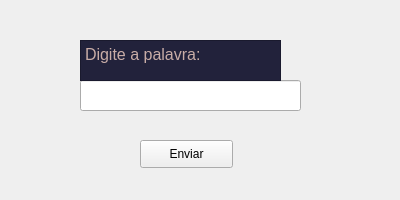
<?xml version="1.0" encoding="UTF-8"?>
<ui version="4.0">
 <class>Form</class>
 <widget class="QWidget" name="Form">
  <property name="geometry">
   <rect>
    <x>0</x>
    <y>0</y>
    <width>400</width>
    <height>200</height>
   </rect>
  </property>
  <property name="windowTitle">
   <string>Form</string>
  </property>
  <widget class="QLabel" name="label">
   <property name="geometry">
    <rect>
     <x>0</x>
     <y>-10</y>
     <width>401</width>
     <height>211</height>
    </rect>
   </property>
   <property name="text">
    <string/>
   </property>
   <property name="pixmap">
    <pixmap>../../../../../Downloads/papel timbrado folha A4 marrom preto e branco.png</pixmap>
   </property>
   <property name="scaledContents">
    <bool>true</bool>
   </property>
  </widget>
  <widget class="QLineEdit" name="lineEdit">
   <property name="geometry">
    <rect>
     <x>80</x>
     <y>80</y>
     <width>221</width>
     <height>31</height>
    </rect>
   </property>
  </widget>
  <widget class="QTextBrowser" name="textBrowser">
   <property name="geometry">
    <rect>
     <x>80</x>
     <y>40</y>
     <width>201</width>
     <height>41</height>
    </rect>
   </property>
   <property name="palette">
    <palette>
     <active>
      <colorrole role="WindowText">
       <brush brushstyle="SolidPattern">
        <color alpha="255">
         <red>33</red>
         <green>33</green>
         <blue>58</blue>
        </color>
       </brush>
      </colorrole>
      <colorrole role="Button">
       <brush brushstyle="SolidPattern">
        <color alpha="255">
         <red>74</red>
         <green>78</green>
         <blue>105</blue>
        </color>
       </brush>
      </colorrole>
      <colorrole role="Light">
       <brush brushstyle="SolidPattern">
        <color alpha="255">
         <red>201</red>
         <green>173</green>
         <blue>167</blue>
        </color>
       </brush>
      </colorrole>
      <colorrole role="Midlight">
       <brush brushstyle="SolidPattern">
        <color alpha="255">
         <red>199</red>
         <green>172</green>
         <blue>166</blue>
        </color>
       </brush>
      </colorrole>
      <colorrole role="Dark">
       <brush brushstyle="SolidPattern">
        <color alpha="255">
         <red>74</red>
         <green>78</green>
         <blue>105</blue>
        </color>
       </brush>
      </colorrole>
      <colorrole role="Mid">
       <brush brushstyle="SolidPattern">
        <color alpha="255">
         <red>74</red>
         <green>78</green>
         <blue>105</blue>
        </color>
       </brush>
      </colorrole>
      <colorrole role="Text">
       <brush brushstyle="SolidPattern">
        <color alpha="255">
         <red>201</red>
         <green>173</green>
         <blue>167</blue>
        </color>
       </brush>
      </colorrole>
      <colorrole role="BrightText">
       <brush brushstyle="SolidPattern">
        <color alpha="255">
         <red>242</red>
         <green>233</green>
         <blue>228</blue>
        </color>
       </brush>
      </colorrole>
      <colorrole role="ButtonText">
       <brush brushstyle="SolidPattern">
        <color alpha="255">
         <red>242</red>
         <green>233</green>
         <blue>228</blue>
        </color>
       </brush>
      </colorrole>
      <colorrole role="Base">
       <brush brushstyle="SolidPattern">
        <color alpha="255">
         <red>34</red>
         <green>34</green>
         <blue>59</blue>
        </color>
       </brush>
      </colorrole>
      <colorrole role="Window">
       <brush brushstyle="SolidPattern">
        <color alpha="255">
         <red>34</red>
         <green>34</green>
         <blue>59</blue>
        </color>
       </brush>
      </colorrole>
      <colorrole role="Shadow">
       <brush brushstyle="SolidPattern">
        <color alpha="255">
         <red>34</red>
         <green>34</green>
         <blue>59</blue>
        </color>
       </brush>
      </colorrole>
      <colorrole role="Highlight">
       <brush brushstyle="SolidPattern">
        <color alpha="255">
         <red>62</red>
         <green>65</green>
         <blue>88</blue>
        </color>
       </brush>
      </colorrole>
      <colorrole role="HighlightedText">
       <brush brushstyle="SolidPattern">
        <color alpha="255">
         <red>168</red>
         <green>145</green>
         <blue>140</blue>
        </color>
       </brush>
      </colorrole>
      <colorrole role="Link">
       <brush brushstyle="SolidPattern">
        <color alpha="255">
         <red>64</red>
         <green>68</green>
         <blue>91</blue>
        </color>
       </brush>
      </colorrole>
      <colorrole role="LinkVisited">
       <brush brushstyle="SolidPattern">
        <color alpha="255">
         <red>66</red>
         <green>70</green>
         <blue>94</blue>
        </color>
       </brush>
      </colorrole>
     </active>
     <inactive>
      <colorrole role="WindowText">
       <brush brushstyle="SolidPattern">
        <color alpha="255">
         <red>33</red>
         <green>33</green>
         <blue>58</blue>
        </color>
       </brush>
      </colorrole>
      <colorrole role="Button">
       <brush brushstyle="SolidPattern">
        <color alpha="255">
         <red>74</red>
         <green>78</green>
         <blue>105</blue>
        </color>
       </brush>
      </colorrole>
      <colorrole role="Light">
       <brush brushstyle="SolidPattern">
        <color alpha="255">
         <red>201</red>
         <green>173</green>
         <blue>167</blue>
        </color>
       </brush>
      </colorrole>
      <colorrole role="Midlight">
       <brush brushstyle="SolidPattern">
        <color alpha="255">
         <red>199</red>
         <green>172</green>
         <blue>166</blue>
        </color>
       </brush>
      </colorrole>
      <colorrole role="Dark">
       <brush brushstyle="SolidPattern">
        <color alpha="255">
         <red>74</red>
         <green>78</green>
         <blue>105</blue>
        </color>
       </brush>
      </colorrole>
      <colorrole role="Mid">
       <brush brushstyle="SolidPattern">
        <color alpha="255">
         <red>74</red>
         <green>78</green>
         <blue>105</blue>
        </color>
       </brush>
      </colorrole>
      <colorrole role="Text">
       <brush brushstyle="SolidPattern">
        <color alpha="255">
         <red>201</red>
         <green>173</green>
         <blue>167</blue>
        </color>
       </brush>
      </colorrole>
      <colorrole role="BrightText">
       <brush brushstyle="SolidPattern">
        <color alpha="255">
         <red>242</red>
         <green>233</green>
         <blue>228</blue>
        </color>
       </brush>
      </colorrole>
      <colorrole role="ButtonText">
       <brush brushstyle="SolidPattern">
        <color alpha="255">
         <red>242</red>
         <green>233</green>
         <blue>228</blue>
        </color>
       </brush>
      </colorrole>
      <colorrole role="Base">
       <brush brushstyle="SolidPattern">
        <color alpha="255">
         <red>34</red>
         <green>34</green>
         <blue>59</blue>
        </color>
       </brush>
      </colorrole>
      <colorrole role="Window">
       <brush brushstyle="SolidPattern">
        <color alpha="255">
         <red>34</red>
         <green>34</green>
         <blue>59</blue>
        </color>
       </brush>
      </colorrole>
      <colorrole role="Shadow">
       <brush brushstyle="SolidPattern">
        <color alpha="255">
         <red>34</red>
         <green>34</green>
         <blue>59</blue>
        </color>
       </brush>
      </colorrole>
      <colorrole role="Highlight">
       <brush brushstyle="SolidPattern">
        <color alpha="255">
         <red>62</red>
         <green>65</green>
         <blue>88</blue>
        </color>
       </brush>
      </colorrole>
      <colorrole role="HighlightedText">
       <brush brushstyle="SolidPattern">
        <color alpha="255">
         <red>168</red>
         <green>145</green>
         <blue>140</blue>
        </color>
       </brush>
      </colorrole>
      <colorrole role="Link">
       <brush brushstyle="SolidPattern">
        <color alpha="255">
         <red>64</red>
         <green>68</green>
         <blue>91</blue>
        </color>
       </brush>
      </colorrole>
      <colorrole role="LinkVisited">
       <brush brushstyle="SolidPattern">
        <color alpha="255">
         <red>66</red>
         <green>70</green>
         <blue>94</blue>
        </color>
       </brush>
      </colorrole>
     </inactive>
     <disabled>
      <colorrole role="WindowText">
       <brush brushstyle="SolidPattern">
        <color alpha="255">
         <red>74</red>
         <green>78</green>
         <blue>105</blue>
        </color>
       </brush>
      </colorrole>
      <colorrole role="Button">
       <brush brushstyle="SolidPattern">
        <color alpha="255">
         <red>74</red>
         <green>78</green>
         <blue>105</blue>
        </color>
       </brush>
      </colorrole>
      <colorrole role="Light">
       <brush brushstyle="SolidPattern">
        <color alpha="255">
         <red>201</red>
         <green>173</green>
         <blue>167</blue>
        </color>
       </brush>
      </colorrole>
      <colorrole role="Midlight">
       <brush brushstyle="SolidPattern">
        <color alpha="255">
         <red>199</red>
         <green>172</green>
         <blue>166</blue>
        </color>
       </brush>
      </colorrole>
      <colorrole role="Dark">
       <brush brushstyle="SolidPattern">
        <color alpha="255">
         <red>74</red>
         <green>78</green>
         <blue>105</blue>
        </color>
       </brush>
      </colorrole>
      <colorrole role="Mid">
       <brush brushstyle="SolidPattern">
        <color alpha="255">
         <red>74</red>
         <green>78</green>
         <blue>105</blue>
        </color>
       </brush>
      </colorrole>
      <colorrole role="Text">
       <brush brushstyle="SolidPattern">
        <color alpha="255">
         <red>74</red>
         <green>78</green>
         <blue>105</blue>
        </color>
       </brush>
      </colorrole>
      <colorrole role="BrightText">
       <brush brushstyle="SolidPattern">
        <color alpha="255">
         <red>242</red>
         <green>233</green>
         <blue>228</blue>
        </color>
       </brush>
      </colorrole>
      <colorrole role="ButtonText">
       <brush brushstyle="SolidPattern">
        <color alpha="255">
         <red>74</red>
         <green>78</green>
         <blue>105</blue>
        </color>
       </brush>
      </colorrole>
      <colorrole role="Base">
       <brush brushstyle="SolidPattern">
        <color alpha="255">
         <red>34</red>
         <green>34</green>
         <blue>59</blue>
        </color>
       </brush>
      </colorrole>
      <colorrole role="Window">
       <brush brushstyle="SolidPattern">
        <color alpha="255">
         <red>34</red>
         <green>34</green>
         <blue>59</blue>
        </color>
       </brush>
      </colorrole>
      <colorrole role="Shadow">
       <brush brushstyle="SolidPattern">
        <color alpha="255">
         <red>34</red>
         <green>34</green>
         <blue>59</blue>
        </color>
       </brush>
      </colorrole>
      <colorrole role="Highlight">
       <brush brushstyle="SolidPattern">
        <color alpha="255">
         <red>0</red>
         <green>120</green>
         <blue>215</blue>
        </color>
       </brush>
      </colorrole>
      <colorrole role="HighlightedText">
       <brush brushstyle="SolidPattern">
        <color alpha="255">
         <red>168</red>
         <green>145</green>
         <blue>140</blue>
        </color>
       </brush>
      </colorrole>
      <colorrole role="Link">
       <brush brushstyle="SolidPattern">
        <color alpha="255">
         <red>64</red>
         <green>68</green>
         <blue>91</blue>
        </color>
       </brush>
      </colorrole>
      <colorrole role="LinkVisited">
       <brush brushstyle="SolidPattern">
        <color alpha="255">
         <red>66</red>
         <green>70</green>
         <blue>94</blue>
        </color>
       </brush>
      </colorrole>
     </disabled>
    </palette>
   </property>
   <property name="html">
    <string>&lt;!DOCTYPE HTML PUBLIC &quot;-//W3C//DTD HTML 4.0//EN&quot; &quot;http://www.w3.org/TR/REC-html40/strict.dtd&quot;&gt;
&lt;html&gt;&lt;head&gt;&lt;meta name=&quot;qrichtext&quot; content=&quot;1&quot; /&gt;&lt;style type=&quot;text/css&quot;&gt;
p, li { white-space: pre-wrap; }
&lt;/style&gt;&lt;/head&gt;&lt;body style=&quot; font-family:'MS Shell Dlg 2'; font-size:7.8pt; font-weight:400; font-style:normal;&quot;&gt;
&lt;p style=&quot; margin-top:0px; margin-bottom:0px; margin-left:0px; margin-right:0px; -qt-block-indent:0; text-indent:0px;&quot;&gt;&lt;span style=&quot; font-size:12pt;&quot;&gt;Digite a palavra:&lt;/span&gt;&lt;/p&gt;&lt;/body&gt;&lt;/html&gt;</string>
   </property>
  </widget>
  <widget class="QPushButton" name="pushButton">
   <property name="geometry">
    <rect>
     <x>140</x>
     <y>140</y>
     <width>93</width>
     <height>28</height>
    </rect>
   </property>
   <property name="text">
    <string>Enviar</string>
   </property>
  </widget>
  <widget class="QLabel" name="label_2">
   <property name="geometry">
    <rect>
     <x>80</x>
     <y>20</y>
     <width>321</width>
     <height>20</height>
    </rect>
   </property>
   <property name="palette">
    <palette>
     <active>
      <colorrole role="WindowText">
       <brush brushstyle="SolidPattern">
        <color alpha="255">
         <red>199</red>
         <green>172</green>
         <blue>166</blue>
        </color>
       </brush>
      </colorrole>
      <colorrole role="Text">
       <brush brushstyle="SolidPattern">
        <color alpha="255">
         <red>199</red>
         <green>172</green>
         <blue>166</blue>
        </color>
       </brush>
      </colorrole>
      <colorrole role="BrightText">
       <brush brushstyle="SolidPattern">
        <color alpha="255">
         <red>199</red>
         <green>172</green>
         <blue>166</blue>
        </color>
       </brush>
      </colorrole>
      <colorrole role="ButtonText">
       <brush brushstyle="SolidPattern">
        <color alpha="255">
         <red>199</red>
         <green>172</green>
         <blue>166</blue>
        </color>
       </brush>
      </colorrole>
      <colorrole role="ToolTipText">
       <brush brushstyle="SolidPattern">
        <color alpha="255">
         <red>199</red>
         <green>172</green>
         <blue>166</blue>
        </color>
       </brush>
      </colorrole>
     </active>
     <inactive>
      <colorrole role="WindowText">
       <brush brushstyle="SolidPattern">
        <color alpha="255">
         <red>199</red>
         <green>172</green>
         <blue>166</blue>
        </color>
       </brush>
      </colorrole>
      <colorrole role="Text">
       <brush brushstyle="SolidPattern">
        <color alpha="255">
         <red>199</red>
         <green>172</green>
         <blue>166</blue>
        </color>
       </brush>
      </colorrole>
      <colorrole role="BrightText">
       <brush brushstyle="SolidPattern">
        <color alpha="255">
         <red>199</red>
         <green>172</green>
         <blue>166</blue>
        </color>
       </brush>
      </colorrole>
      <colorrole role="ButtonText">
       <brush brushstyle="SolidPattern">
        <color alpha="255">
         <red>199</red>
         <green>172</green>
         <blue>166</blue>
        </color>
       </brush>
      </colorrole>
      <colorrole role="ToolTipText">
       <brush brushstyle="SolidPattern">
        <color alpha="255">
         <red>199</red>
         <green>172</green>
         <blue>166</blue>
        </color>
       </brush>
      </colorrole>
     </inactive>
     <disabled>
      <colorrole role="WindowText">
       <brush brushstyle="SolidPattern">
        <color alpha="255">
         <red>120</red>
         <green>120</green>
         <blue>120</blue>
        </color>
       </brush>
      </colorrole>
      <colorrole role="Text">
       <brush brushstyle="SolidPattern">
        <color alpha="255">
         <red>120</red>
         <green>120</green>
         <blue>120</blue>
        </color>
       </brush>
      </colorrole>
      <colorrole role="BrightText">
       <brush brushstyle="SolidPattern">
        <color alpha="255">
         <red>199</red>
         <green>172</green>
         <blue>166</blue>
        </color>
       </brush>
      </colorrole>
      <colorrole role="ButtonText">
       <brush brushstyle="SolidPattern">
        <color alpha="255">
         <red>120</red>
         <green>120</green>
         <blue>120</blue>
        </color>
       </brush>
      </colorrole>
      <colorrole role="ToolTipText">
       <brush brushstyle="SolidPattern">
        <color alpha="255">
         <red>199</red>
         <green>172</green>
         <blue>166</blue>
        </color>
       </brush>
      </colorrole>
     </disabled>
    </palette>
   </property>
   <property name="text">
    <string/>
   </property>
  </widget>
 </widget>
 <resources/>
 <connections/>
</ui>
